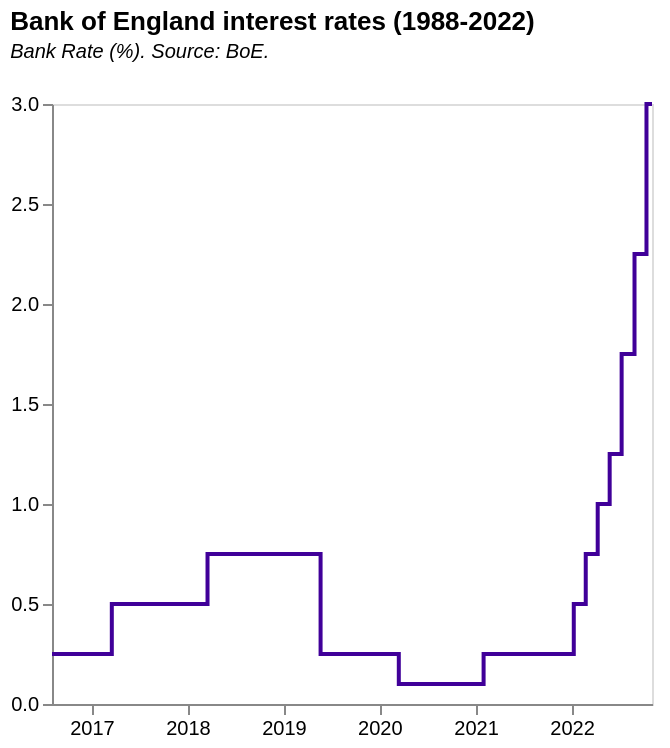

Write a Vega-Lite specification for this figure.
### Vega-Lite specification from a JSON file in a GitHub repository (floating-point values rounded to 4 significant figures; data arrays with more than 128 entries replaced by an {"elided": "..."} marker saying what was removed)
{"$schema": "https://vega.github.io/schema/vega-lite/v5.json", "title": {"text": "Bank of England interest rates (1988-2022)", "subtitle": ["Bank Rate (%). Source: BoE.", ""], "subtitleFontStyle": "italic", "subtitleFontSize": 10, "anchor": "start"}, "width": 300, "height": 300, "data": {"values": {"elided": "246 records"}, "format": {"parse": {"Date": "date"}}}, "transform": [{"calculate": "year(datum.Date)", "as": "year"}, {"filter": "datum.year>=minYear"}, {"filter": "datum.year<=maxYear"}], "params": [{"name": "minYear", "value": 2015, "bind": {"input": "range", "min": 1975, "max": 2022, "step": 1, "name": "Start year:"}}, {"name": "maxYear", "value": 2022, "bind": {"input": "range", "min": 1975, "max": 2022, "step": 1, "name": "End year:"}}], "mark": {"type": "line", "color": "#400099", "interpolate": "step", "width": 10, "strokeWidth": 2, "opacity": 1}, "encoding": {"x": {"field": "Date", "type": "temporal", "title": null, "axis": {"grid": false, "labelColor": "black"}}, "y": {"field": "Rate", "type": "quantitative", "title": null, "axis": {"grid": false, "labelColor": "black"}}}}
